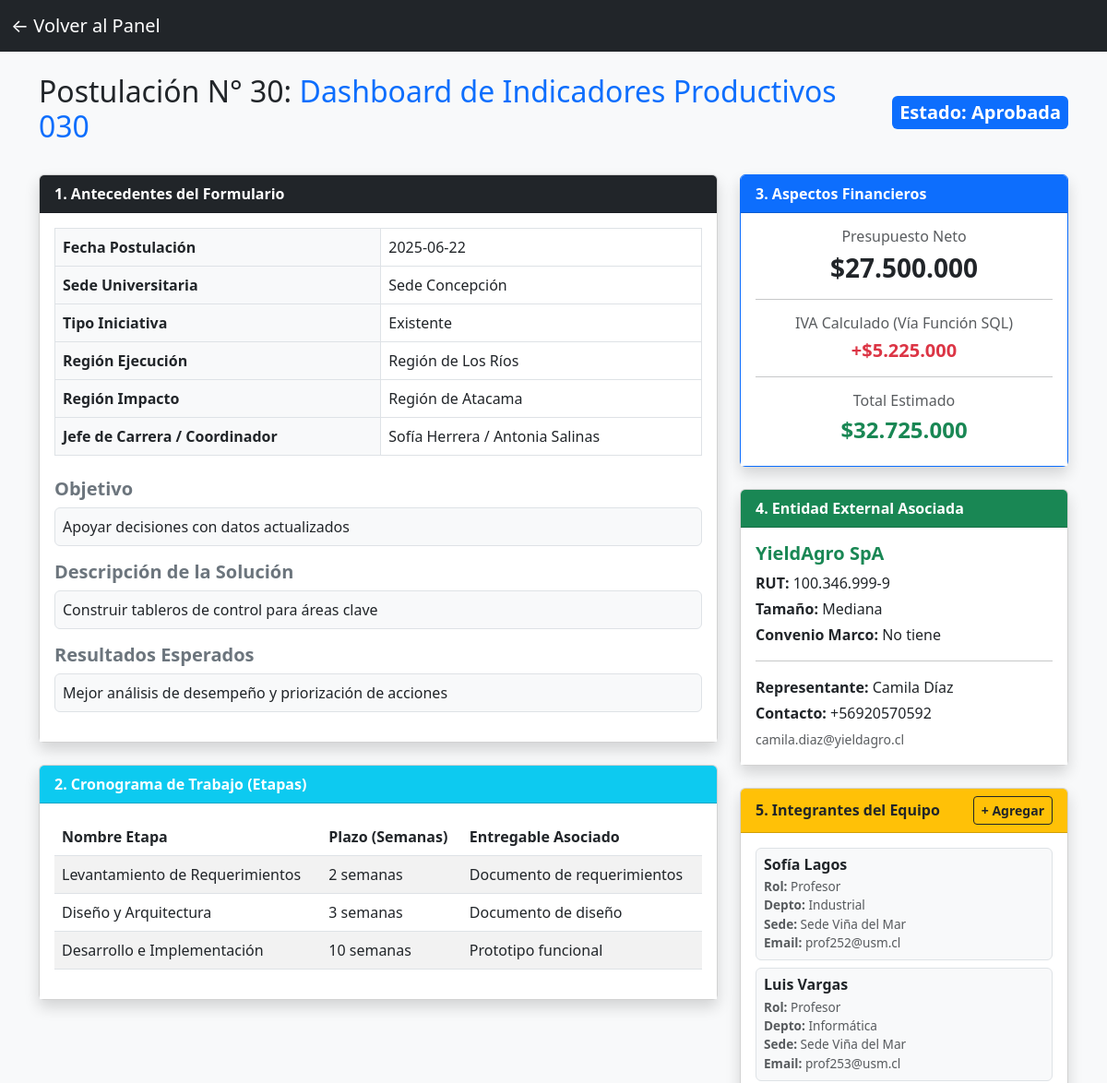
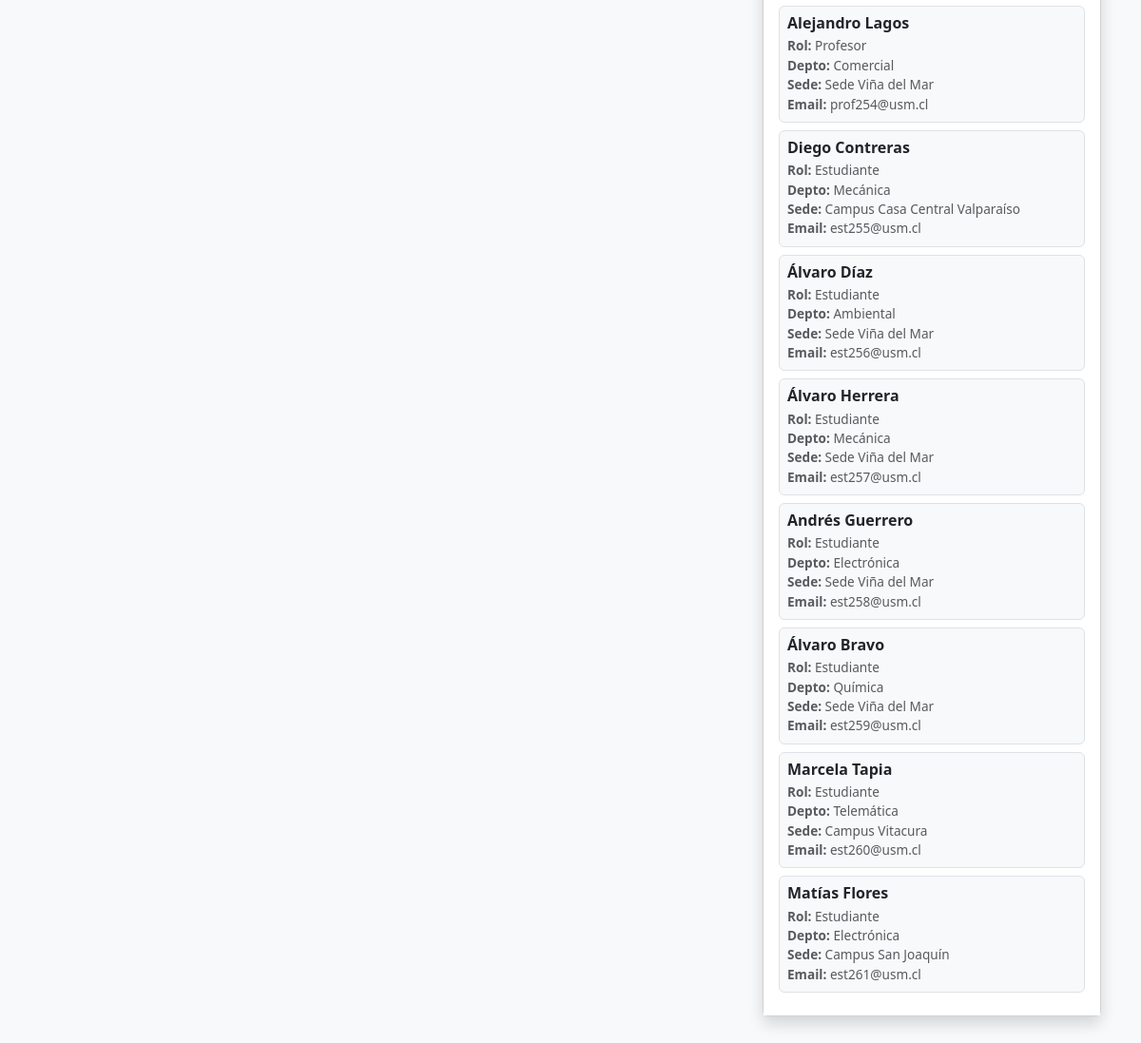
/ver_postulacion.php?id=30 (signed in), run on the app's committed database (2 pictures, top to bottom).
### tables this page shows
CREATE TABLE `postulacion` (
  `id_postulacion` int(11) NOT NULL,
  `fecha_postulacion` date NOT NULL,
  `id_sede` int(11) NOT NULL,
  `id_region_ejecucion` int(11) NOT NULL,
  `id_region_impacto` int(11) NOT NULL,
  `jefe_carrera` varchar(100) NOT NULL,
  `coordinador_proyectos` varchar(100) NOT NULL,
  `rut_empresa` varchar(15) NOT NULL,
  `id_tipo_iniciativa` int(11) NOT NULL,
  `nombre_iniciativa` varchar(150) NOT NULL,
  `objetivo` varchar(255) NOT NULL,
  `descripcion_solucion` varchar(255) NOT NULL,
  `resultados_esperados` varchar(255) NOT NULL,
  `id_estado` int(11) NOT NULL,
  `presupuesto_total` int(11) NOT NULL
);

CREATE TABLE `estado_postulacion` (
  `id_estado` int(11) NOT NULL,
  `descripcion` varchar(50) NOT NULL
);

CREATE TABLE `sede` (
  `id_sede` int(11) NOT NULL,
  `nombre_sede` varchar(100) NOT NULL
);

CREATE TABLE `tipo_iniciativa` (
  `id_tipo_iniciativa` int(11) NOT NULL,
  `des_iniciativa` varchar(50) NOT NULL
);

CREATE TABLE `region` (
  `id_region` int(11) NOT NULL,
  `nombre_region` varchar(100) NOT NULL
);

CREATE TABLE `etapa` (
  `id_etapa` int(11) NOT NULL,
  `id_postulacion` int(11) NOT NULL,
  `nombre_etapa` varchar(100) NOT NULL,
  `plazos_semanas` int(11) NOT NULL,
  `entregable` varchar(100) NOT NULL
);

CREATE TABLE `empresa` (
  `rut_empresa` varchar(15) NOT NULL,
  `nombre_empresa` varchar(100) NOT NULL,
  `id_tamano` int(11) NOT NULL,
  `nombre_representante` varchar(100) NOT NULL,
  `mail_representante` varchar(100) NOT NULL,
  `telefono_representante` varchar(20) NOT NULL,
  `convenio_marco` tinyint(1) NOT NULL
);

CREATE TABLE `tamano_empresa` (
  `id_tamano` int(11) NOT NULL,
  `des_empresa` varchar(50) NOT NULL
);

CREATE TABLE `integrante` (
  `id_integrante` int(11) NOT NULL,
  `id_equipo` int(11) NOT NULL,
  `rut_integrante` varchar(15) NOT NULL,
  `nombre` varchar(100) NOT NULL,
  `departamento_area` varchar(100) NOT NULL,
  `id_sede` int(11) NOT NULL,
  `email` varchar(100) NOT NULL,
  `telefono` varchar(20) DEFAULT NULL,
  `id_tipo_integrante` int(11) NOT NULL
);

CREATE TABLE `tipo_integrante` (
  `id_tipo_integrante` int(11) NOT NULL,
  `des_integrante` varchar(50) NOT NULL
);

### web/ver_postulacion.php (the view, shortened to what this page needs)
<?php
require 'conexion.php';
$id_postulacion = $_GET['id'] ?? null;
try {
    $sqlPost = "SELECT p.*, s.nombre_sede,
                       re.nombre_region AS region_ejecucion,
                       ri.nombre_region AS region_impacto,
                       ep.descripcion AS estado_desc,
                       ti.des_iniciativa,
                       calcular_iva(p.presupuesto_total) AS iva_calculado
                FROM postulacion p
                JOIN sede s ON p.id_sede = s.id_sede
                JOIN region re ON p.id_region_ejecucion = re.id_region
                JOIN region ri ON p.id_region_impacto = ri.id_region
                JOIN estado_postulacion ep ON p.id_estado = ep.id_estado
                JOIN tipo_iniciativa ti ON p.id_tipo_iniciativa = ti.id_tipo_iniciativa
                WHERE p.id_postulacion = :id";
    $stmt = $pdo->prepare($sqlPost);
    $stmt->execute(['id' => $id_postulacion]);
    $postulacion = $stmt->fetch(PDO::FETCH_ASSOC);
    $sqlEmp = "SELECT e.*, t.des_empresa
               FROM empresa e
               JOIN tamano_empresa t ON e.id_tamano = t.id_tamano
               WHERE e.rut_empresa = :rut";
    $stmtEmp = $pdo->prepare($sqlEmp);
    $stmtEmp->execute(['rut' => $postulacion['rut_empresa']]);
    $empresa = $stmtEmp->fetch(PDO::FETCH_ASSOC);
    $sqlTeam = "SELECT i.*, ti.des_integrante, s.nombre_sede AS sede_integrante_nom
                FROM integrante i
                JOIN tipo_integrante ti ON i.id_tipo_integrante = ti.id_tipo_integrante
                JOIN sede s ON i.id_sede = s.id_sede
                JOIN equipo_de_trabajo eq ON i.id_equipo = eq.id_equipo
                WHERE eq.id_postulacion = :id";
    $stmtTeam = $pdo->prepare($sqlTeam);
    $stmtTeam->execute(['id' => $id_postulacion]);
    $integrantes = $stmtTeam->fetchAll(PDO::FETCH_ASSOC);
    $sqlEtapas = "SELECT * FROM etapa WHERE id_postulacion = :id";
    $stmtEtapas = $pdo->prepare($sqlEtapas);
    $stmtEtapas->execute(['id' => $id_postulacion]);
    $etapas = $stmtEtapas->fetchAll(PDO::FETCH_ASSOC);
} catch (PDOException $e) {
    die("Error al cargar los detalles: " . $e->getMessage());
}
$panel_regreso = "dashboard_responsable.php";
?>
<!DOCTYPE html>
<html lang="es">
<head>
    <link href="https://cdn.jsdelivr.net/npm/bootstrap@5.3.0/dist/css/bootstrap.min.css" rel="stylesheet">
</head>
<body class="bg-light">
<nav class="navbar navbar-dark bg-dark">
    <div class="container-fluid">
        <a class="navbar-brand" href="<?= $panel_regreso ?>">← Volver al Panel</a>
    </div>
</nav>
<div class="container mt-4 mb-5">
    <div class="d-flex justify-content-between align-items-center mb-4">
        <h2>Postulación N° <?= $postulacion['id_postulacion'] ?>: <span class="text-primary"><?= htmlspecialchars($postulacion['nombre_iniciativa']) ?></span></h2>
        <span class="fs-5 badge bg-primary p-2">Estado: <?= htmlspecialchars($postulacion['estado_desc']) ?></span>
    </div>
    <div class="row">
        <div class="col-lg-8">
            <div class="card shadow mb-4">
                <div class="card-header bg-dark text-white fw-bold">1. Antecedentes del Formulario</div>
                <div class="card-body bg-white">
                    <table class="table table-bordered">
                        <tr>
                            <th class="w-30 bg-light">Fecha Postulación</th>
                            <td><?= htmlspecialchars($postulacion['fecha_postulacion']) ?></td>
                        </tr>
                        <tr>
                            <th class="bg-light">Sede Universitaria</th>
                            <td><?= htmlspecialchars($postulacion['nombre_sede']) ?></td>
                        </tr>
                        <tr>
                            <th class="bg-light">Tipo Iniciativa</th>
                            <td><?= htmlspecialchars($postulacion['des_iniciativa']) ?></td>
                        </tr>
                        <tr>
                            <th class="bg-light">Región Ejecución</th>
                            <td><?= htmlspecialchars($postulacion['region_ejecucion']) ?></td>
                        </tr>
                        <tr>
                            <th class="bg-light">Región Impacto</th>
                            <td><?= htmlspecialchars($postulacion['region_impacto']) ?></td>
                        </tr>
                        <tr>
                            <th class="bg-light">Jefe de Carrera / Coordinador</th>
                            <td><?= htmlspecialchars($postulacion['jefe_carrera']) ?> / <?= htmlspecialchars($postulacion['coordinador_proyectos']) ?></td>
                        </tr>
                    </table>
                    <h5 class="mt-4 fw-bold text-secondary">Objetivo</h5>
                    <p class="border p-2 bg-light rounded"><?= nl2br(htmlspecialchars($postulacion['objetivo'])) ?></p>
                    <h5 class="fw-bold text-secondary">Descripción de la Solución</h5>
                    <p class="border p-2 bg-light rounded"><?= nl2br(htmlspecialchars($postulacion['descripcion_solucion'])) ?></p>
                    <h5 class="fw-bold text-secondary">Resultados Esperados</h5>
                    <p class="border p-2 bg-light rounded"><?= nl2br(htmlspecialchars($postulacion['resultados_esperados'])) ?></p>
                </div>
            </div>
            <div class="card shadow mb-4">
                <div class="card-header bg-info text-white fw-bold">2. Cronograma de Trabajo (Etapas)</div>
                <div class="card-body bg-white">
                    <table class="table table-striped">
                        <thead>
                            <tr>
                                <th>Nombre Etapa</th>
                                <th>Plazo (Semanas)</th>
                                <th>Entregable Asociado</th>
                            </tr>
                        </thead>
                        <tbody>
                            <?php foreach ($etapas as $etapa): ?>
                                <tr>
                                    <td><?= htmlspecialchars($etapa['nombre_etapa']) ?></td>
                                    <td><?= htmlspecialchars($etapa['plazos_semanas']) ?> semanas</td>
                                    <td><?= htmlspecialchars($etapa['entregable']) ?></td>
                                </tr>
                            <?php endforeach; ?>
                        </tbody>
                    </table>
                </div>
            </div>
        </div>
        <div class="col-lg-4">
            <div class="card shadow mb-4 border-primary">
                <div class="card-header bg-primary text-white fw-bold">3. Aspectos Financieros</div>
                <div class="card-body bg-white text-center">
                    <h6 class="text-muted">Presupuesto Neto</h6>
                    <h3 class="text-dark fw-bold">$<?= number_format($postulacion['presupuesto_total'], 0, ',', '.') ?></h3>
                    <hr>
                    <h6 class="text-muted">IVA Calculado (Vía Función SQL)</h6>
                    <h5 class="text-danger fw-bold">+$<?= number_format($postulacion['iva_calculado'], 0, ',', '.') ?></h5>
                    <hr>
                    <h6 class="text-muted">Total Estimado</h6>
                    <h4 class="text-success fw-bold">$<?= number_format($postulacion['presupuesto_total'] + $postulacion['iva_calculado'], 0, ',', '.') ?></h4>
                </div>
            </div>
            <div class="card shadow mb-4">
                <div class="card-header bg-success text-white fw-bold">4. Entidad External Asociada</div>
                <div class="card-body bg-white">
                    <?php if ($empresa): ?>
                        <h5 class="fw-bold text-success"><?= htmlspecialchars($empresa['nombre_empresa']) ?></h5>
                        <p class="mb-1"><strong>RUT:</strong> <?= htmlspecialchars($empresa['rut_empresa']) ?></p>
                        <p class="mb-1"><strong>Tamaño:</strong> <?= htmlspecialchars($empresa['des_empresa']) ?></p>
                        <p class="mb-1"><strong>Convenio Marco:</strong> <?= $empresa['convenio_marco'] ? 'Sí tiene' : 'No tiene' ?></p>
                        <hr>
                        <p class="mb-1"><strong>Representante:</strong> <?= htmlspecialchars($empresa['nombre_representante']) ?></p>
                        <p class="mb-1"><strong>Contacto:</strong> <?= htmlspecialchars($empresa['telefono_representante']) ?></p>
                        <p class="mb-0"><small class="text-muted"><?= htmlspecialchars($empresa['mail_representante']) ?></small></p>
                    <?php else: ?>
                        <p class="text-muted">No hay información de la empresa registrada.</p>
                    <?php endif; ?>
                </div>
            </div>
            <div class="card shadow mb-4">
                <div class="card-header bg-warning text-dark fw-bold d-flex justify-content-between align-items-center">
                    <span>5. Integrantes del Equipo</span>
                    <?php if ($_SESSION['id_rol'] == 1): ?>
                        <a href="agregar_integrante.php?id_postulacion=<?= $postulacion['id_postulacion'] ?>" class="btn btn-sm btn-outline-dark fw-bold">+ Agregar</a>
                    <?php endif; ?>
                </div>
                <div class="card-body bg-white">
                    <?php if (count($integrantes) > 0): ?>
                        <?php foreach ($integrantes as $int): ?>
                            <div class="p-2 mb-2 bg-light border rounded">
                                <h6 class="fw-bold mb-1"><?= htmlspecialchars($int['nombre']) ?></h6>
                                <p class="mb-0 card-text text-muted" style="font-size: 0.85rem;">
                                    <strong>Rol:</strong> <?= htmlspecialchars($int['des_integrante']) ?><br>
                                    <strong>Depto:</strong> <?= htmlspecialchars($int['departamento_area']) ?><br>
                                    <strong>Sede:</strong> <?= htmlspecialchars($int['sede_integrante_nom']) ?><br>
                                    <strong>Email:</strong> <?= htmlspecialchars($int['email']) ?>
                                </p>
                            </div>
                        <?php endforeach; ?>
                    <?php else: ?>
                        <p class="text-muted">No hay integrantes registrados en el equipo.</p>
                    <?php endif; ?>
                </div>
            </div>
        </div>
    </div>
</div>
</body>
</html>

### data on the page
postulacion: id_postulacion "30", nombre_iniciativa "Dashboard de Indicadores Productivos 030", id_estado.descripcion "Aprobada", fecha_postulacion "2025-06-22", id_sede.nombre_sede "Sede Concepción", id_tipo_iniciativa.des_iniciativa "Existente", id_region_ejecucion.nombre_region "Región de Los Ríos", id_region_impacto.nombre_region "Región de Atacama", jefe_carrera "Sofía Herrera", coordinador_proyectos "Antonia Salinas", objetivo "Apoyar decisiones con datos actualizados", descripcion_solucion "Construir tableros de control para áreas clave", resultados_esperados "Mejor análisis de desempeño y priorización de acciones", presupuesto_total "27.500.000"
etapa: nombre_etapa "Levantamiento de Requerimientos", plazos_semanas "2", entregable "Documento de requerimientos"
etapa: nombre_etapa "Diseño y Arquitectura", plazos_semanas "3", entregable "Documento de diseño"
etapa: nombre_etapa "Desarrollo e Implementación", plazos_semanas "10", entregable "Prototipo funcional"
empresa: nombre_empresa "YieldAgro SpA", rut_empresa "100.346.999-9", id_tamano.des_empresa "Mediana", nombre_representante "Camila Díaz", telefono_representante "+56920570592", mail_representante "camila.diaz@yieldagro.cl"
integrante: nombre "Sofía Lagos", id_tipo_integrante.des_integrante "Profesor", departamento_area "Industrial", id_sede.nombre_sede "Sede Viña del Mar", email "prof252@usm.cl"
integrante: nombre "Luis Vargas", id_tipo_integrante.des_integrante "Profesor", departamento_area "Informática", id_sede.nombre_sede "Sede Viña del Mar", email "prof253@usm.cl"
integrante: nombre "Alejandro Lagos", id_tipo_integrante.des_integrante "Profesor", departamento_area "Comercial", id_sede.nombre_sede "Sede Viña del Mar", email "prof254@usm.cl"
integrante: nombre "Diego Contreras", id_tipo_integrante.des_integrante "Estudiante", departamento_area "Mecánica", id_sede.nombre_sede "Campus Casa Central Valparaíso", email "est255@usm.cl"
integrante: nombre "Álvaro Díaz", id_tipo_integrante.des_integrante "Estudiante", departamento_area "Ambiental", id_sede.nombre_sede "Sede Viña del Mar", email "est256@usm.cl"
integrante: nombre "Álvaro Herrera", id_tipo_integrante.des_integrante "Estudiante", departamento_area "Mecánica", id_sede.nombre_sede "Sede Viña del Mar", email "est257@usm.cl"
integrante: nombre "Andrés Guerrero", id_tipo_integrante.des_integrante "Estudiante", departamento_area "Electrónica", id_sede.nombre_sede "Sede Viña del Mar", email "est258@usm.cl"
integrante: nombre "Álvaro Bravo", id_tipo_integrante.des_integrante "Estudiante", departamento_area "Química", id_sede.nombre_sede "Sede Viña del Mar", email "est259@usm.cl"
integrante: nombre "Marcela Tapia", id_tipo_integrante.des_integrante "Estudiante", departamento_area "Telemática", id_sede.nombre_sede "Campus Vitacura", email "est260@usm.cl"
integrante: nombre "Matías Flores", id_tipo_integrante.des_integrante "Estudiante", departamento_area "Electrónica", id_sede.nombre_sede "Campus San Joaquín", email "est261@usm.cl"

### other printed values
$postulacion['iva_calculado'] "5.225.000"
$postulacion['presupuesto_total'] + $postulacion['iva_calculado'] "32.725.000"
